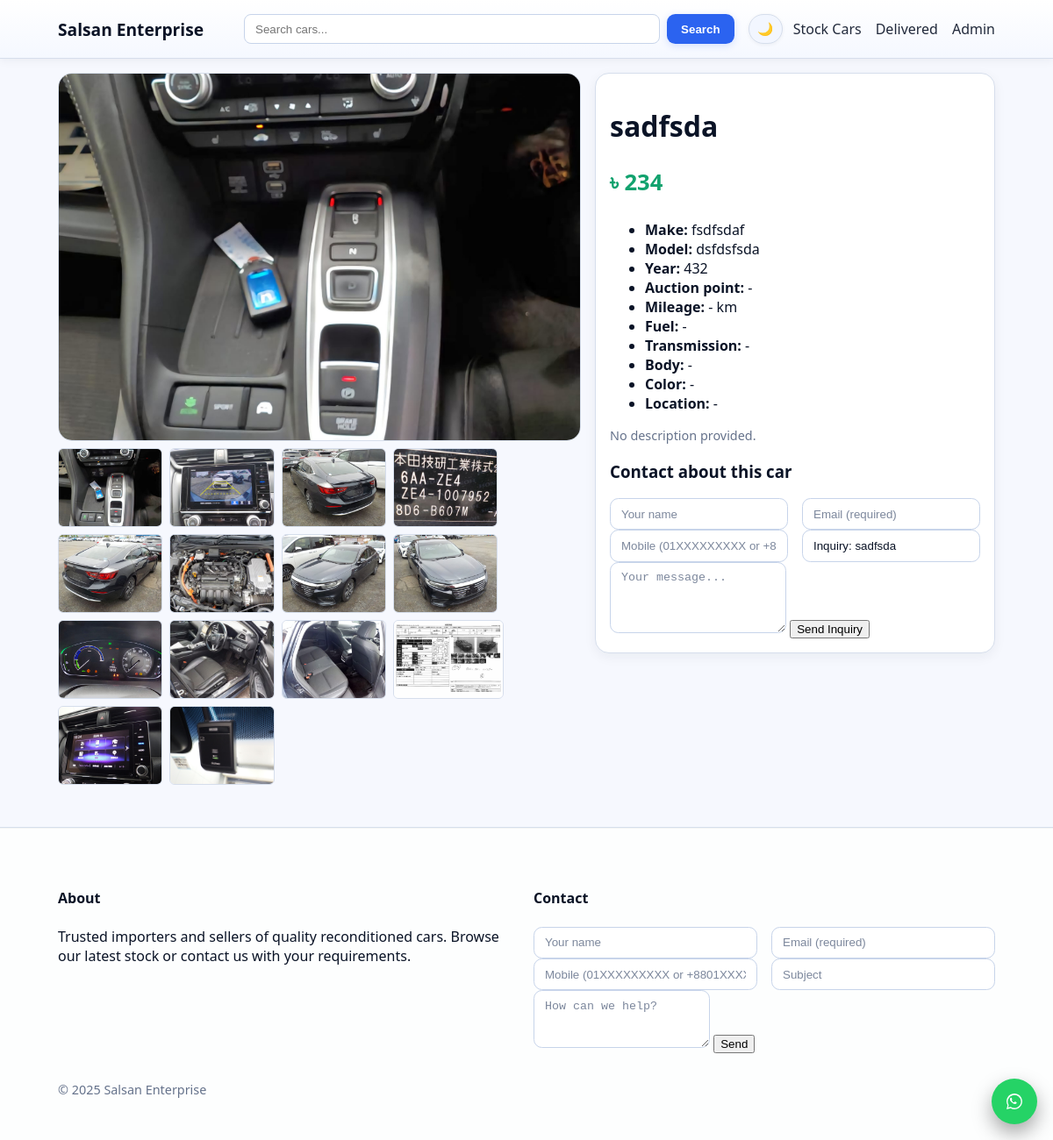
The app's page /car/3 with its own data.
### models.py (models this page shows, shortened)
class Car(db.Model):
    __tablename__ = "cars"
    id = db.Column(db.Integer, primary_key=True)
    title = db.Column(db.String(200), nullable=False)
    make = db.Column(db.String(80), index=True)
    model = db.Column(db.String(80), index=True)
    year = db.Column(db.Integer, index=True)
    price = db.Column(db.Integer, index=True)  # store in local currency integer
    auction_point = db.Column(db.String(20))
    mileage_km = db.Column(db.Integer, index=True)
    fuel_type = db.Column(db.String(50), index=True)  # Petrol, Diesel, Hybrid, Electric
    transmission = db.Column(db.String(50), index=True)  # Automatic, Manual
    body_type = db.Column(db.String(50), index=True)  # Sedan, SUV, etc.
    color = db.Column(db.String(50))
    location = db.Column(db.String(120))
    description = db.Column(db.Text)
    image_url = db.Column(db.String(500))
    is_delivered = db.Column(db.Boolean, default=False, index=True)
    created_at = db.Column(db.DateTime, default=datetime.utcnow, index=True)
    images = db.relationship(
        "CarImage",
        backref="car",
        cascade="all, delete-orphan",
        order_by="CarImage.sort_order",
        lazy="selectin",
    )

class CarImage(db.Model):
    __tablename__ = "car_images"
    id = db.Column(db.Integer, primary_key=True)
    car_id = db.Column(db.Integer, db.ForeignKey("cars.id", ondelete="CASCADE"), index=True)
    url = db.Column(db.String(500), nullable=False)
    caption = db.Column(db.String(200))
    sort_order = db.Column(db.Integer, default=0, index=True)

### app.py (the view)
    @app.route("/car/<int:car_id>")
    def car_detail(car_id):
        car = Car.query.get_or_404(car_id)
        return render_template("car_detail.html", car=car)

### templates/car_detail.html (shortened to what this page needs)
{% extends "base.html" %}
{% block content %}
<div class="detail">
  <div class="detail-gallery">
    <img id="mainImage" class="main-image"
         src="{{ car.image_url or url_for('static', filename='img/placeholder.svg') }}"
         alt="{{ car.title }}">
    {% if car.images %}
      <div class="thumbs">
        {% for img in car.images %}
          <img src="{{ img.url }}" alt="thumb"
               onclick="document.getElementById('mainImage').src=this.src">
        {% endfor %}
      </div>
    {% endif %}
  </div>
  <div class="detail-info">
    <h1>{{ car.title }}</h1>
    <p class="price big">৳ {{ "{:,}".format(car.price or 0) }}</p>
    <ul class="specs">
      <li><b>Make:</b> {{ car.make or "-" }}</li>
      <li><b>Model:</b> {{ car.model or "-" }}</li>
      <li><b>Year:</b> {{ car.year or "-" }}</li>
      <li><b>Auction point:</b> {{ car.auction_point or "-" }}</li>
      <li><b>Mileage:</b> {{ car.mileage_km or "-" }} km</li>
      <li><b>Fuel:</b> {{ car.fuel_type or "-" }}</li>
      <li><b>Transmission:</b> {{ car.transmission or "-" }}</li>
      <li><b>Body:</b> {{ car.body_type or "-" }}</li>
      <li><b>Color:</b> {{ car.color or "-" }}</li>
      <li><b>Location:</b> {{ car.location or "-" }}</li>
    </ul>
    <div class="desc">
      {% if car.description %}
        <p>{{ car.description }}</p>
      {% else %}
        <p class="muted small">No description provided.</p>
      {% endif %}
    </div>
    <h3>Contact about this car</h3>
<form action="{{ url_for('inquire', car_id=car.id) }}" method="post" class="contact-form">
  <div class="grid-2">
    <input name="name" placeholder="Your name" required aria-label="Your name">
    <input name="email" type="email" placeholder="Email (required)" required aria-label="Email">
  </div>
  <div class="grid-2">
    <input
      name="phone"
      type="tel"
      inputmode="tel"
      placeholder="Mobile (01XXXXXXXXX or +8801XXXXXXXXX)"
      pattern="^(?:\+?8801\d{9}|01\d{9})$"
      title="Bangladesh mobile: 01XXXXXXXXX or +8801XXXXXXXXX"
      aria-label="Mobile number">
    <input placeholder="Subject" value="Inquiry: {{ car.title }}" disabled>
  </div>
  <textarea name="message" rows="4" placeholder="Your message..." required aria-label="Message"></textarea>
  <button>Send Inquiry</button>
</form>
  </div>
</div>
{% endblock %}

### static/css/style.css (style rules this page uses)
:root { --bg:#0b1220; --card:#0f1623; --text:#e9eef7; --muted:#9fb0c6; --brand:#6ea1ff; --accent:#22c178; --border:#1b2a42; --surface-2:#0e1320; --input:#0f1422; --input-border:#243552; --hero-start:#0d1b2a; --hero-end:#0b1220; --ring:#284a7b; --danger:#ff6b6b; --warning:#f0ad4e; }
.detail-gallery { position:relative; }
* { box-sizing:border-box; }
html,body { height:100%; }
body { margin:0; font-family:system-ui,-apple-system,Segoe UI,Roboto,Ubuntu; background:var(--bg); color:var(--text); }
img { max-width:100%; height:auto; display:block; }
.grid-2 { display:grid; grid-template-columns:1fr 1fr; gap:1rem; }
.price { color:var(--accent); font-weight:700; }
.big { font-size:1.6rem; }
.muted { color:var(--muted); }
.small { font-size:.9rem; }
.filters input,.filters select,.contact-form input,.contact-form textarea { padding:.6rem .75rem; border-radius:.6rem; border:1px solid var(--input-border); background:var(--input); color:var(--text); }
.detail { display:grid; grid-template-columns:1.2fr .8fr; gap:1rem; align-items:start; }
@media (min-width:901px) { .detail-gallery { position:sticky; top:80px; } }
.detail-gallery .main-image { width:100%; height:auto; max-height:420px; object-fit:cover; border-radius:1rem; border:1px solid var(--border); }
.detail-gallery .thumbs { display:flex; flex-wrap:wrap; gap:8px; margin-top:.5rem; }
.detail-gallery .thumbs img { height:90px; width:auto; object-fit:cover; border:1px solid var(--border); border-radius:.375rem; flex:0 0 auto; }
.detail-info { background:var(--card); border:1px solid var(--border); border-radius:1rem; padding:1rem; }
[data-theme="light"] { --bg:#f6f8fe; --card:#ffffff; --text:#0a1326; --muted:#65728b; --brand:#2b63f0; --accent:#12a26e; --border:#d6deec; --surface-2:#eef2fb; --input:#ffffff; --input-border:#c7d4ea; --hero-start:#eaf1ff; --hero-end:#f8fbff; --ring:#9ec0ff; }
[data-theme="light"] body { background:var(--bg); color:var(--text); }
[data-theme="light"] .search input, [data-theme="light"] .filters input, [data-theme="light"] .filters select, [data-theme="light"] .contact-form input, [data-theme="light"] .contact-form textarea, [data-theme="light"] .auth-form input, [data-theme="light"] .auth-form textarea, [data-theme="light"] .car-form input, [data-theme="light"] .car-form textarea { background:var(--input); color:var(--text); border:1px solid var(--input-border); }
[data-theme="light"] .card, [data-theme="light"] .filters, [data-theme="light"] .detail-info, [data-theme="light"] .auth-form, [data-theme="light"] .car-form, [data-theme="light"] .chat-card { background:var(--card); border:1px solid var(--border); box-shadow:0 4px 14px rgba(18,28,45,.06); }
[data-theme="light"] .detail-gallery .main-image, [data-theme="light"] .detail-gallery .thumbs img { border:1px solid var(--border); }
[data-theme="light"] .muted { color:var(--muted); }
[data-theme="light"] .price { color:var(--accent); }
.contact-form input, .contact-form textarea { border:1px solid var(--input-border); background:var(--input); color:var(--text); border-radius:.6rem; }
.contact-form input:required:invalid, .contact-form textarea:required:invalid { border-color:var(--input-border); box-shadow:none; }
.contact-form input::placeholder, .contact-form textarea::placeholder { color:color-mix(in oklab, var(--muted) 85%, transparent); }

### records on screen
Car: image_url (picture), title "sadfsda", price "234", make "fsdfsdaf", model "dsfdsfsda", year "432", auction_point "-", mileage_km "-", fuel_type "-", transmission "-", body_type "-", color "-", location "-", title "Inquiry: sadfsda"
CarImage: url (picture)
CarImage: url (picture)
CarImage: url (picture)
CarImage: url (picture)
CarImage: url (picture)
CarImage: url (picture)
CarImage: url (picture)
CarImage: url (picture)
CarImage: url (picture)
CarImage: url (picture)
CarImage: url (picture)
CarImage: url (picture)
CarImage: url (picture)
CarImage: url (picture)

### other values on screen
{{ 2025 }} "2025"
